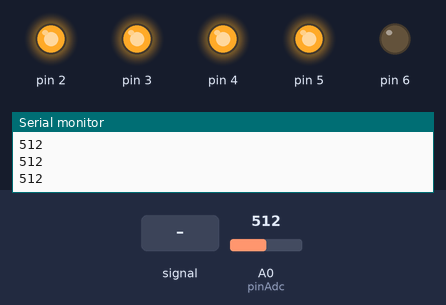
This sketch was run on a simulated Arduino Uno, built with avr-gcc and run on an emulated ATmega328P. Shown: output pins drawn as LEDs (lit = HIGH), the last lines printed to the serial monitor. Dashed ring = blinking. The inputs (shaded band) are chosen by the test bench; at power-on: A0 (pinAdc) = 512. Pins used as bus, display or sensor lines are not drawn.

Above: at 1.2 s.
1.3 s: A0 (pinAdc) fed a 200 Hz sine of ±81 counts around its level
At 3.22 s:
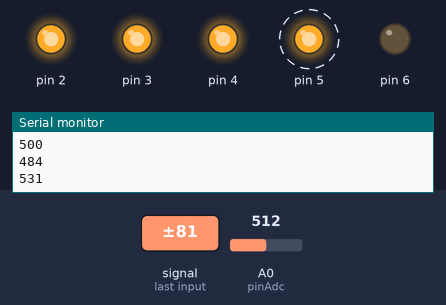
4.3 s: A0 (pinAdc) set to 610
At 4.7 s:
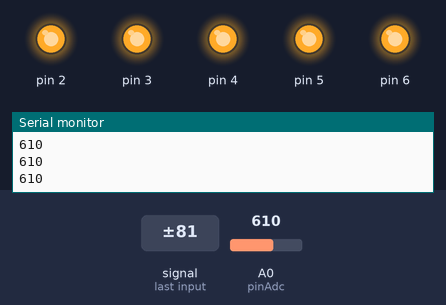
5.8 s: A0 (pinAdc) set to 589
At 7.0 s:
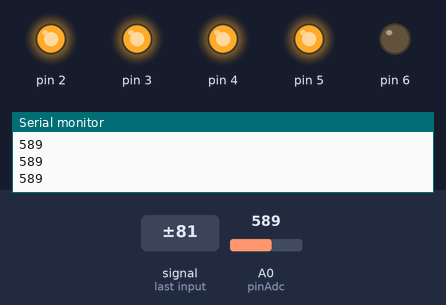
7.3 s: A0 (pinAdc) set to 513
8.8 s: A0 (pinAdc) set to 492
At 9.4 s:
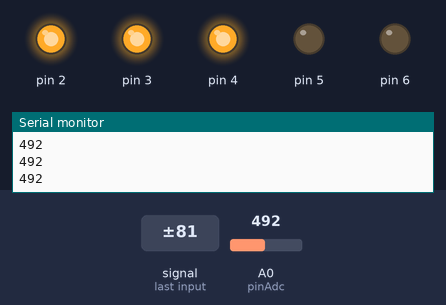
10.3 s: A0 (pinAdc) set to 417
11.8 s: A0 (pinAdc) set to 394
At 12.8 s:
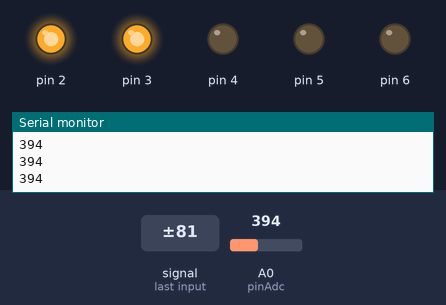
Timing chart, 0 to 14.3 s (numbered marks = the images above; inputs shaded):
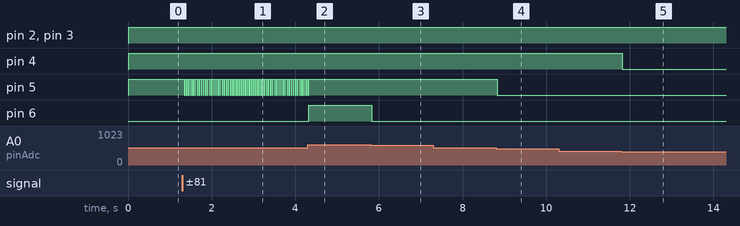

The sketch:

sketch_dec29b.ino
```cpp
// test code for Grove - Sound Sensor
// loovee @ 2016-8-30

const int pinAdc = A0;

void setup()
{
    Serial.begin(115200);
    //Serial.println("Grove - Sound Sensor Test...");
     pinMode(0, OUTPUT);
     pinMode(1, OUTPUT);
     pinMode(2, OUTPUT);
     pinMode(3, OUTPUT);
     pinMode(4, OUTPUT);
     pinMode(5, OUTPUT);
     pinMode(6, OUTPUT);
}

void loop()
{
    long sum = 0;
    for(int i=0; i<32; i++)
    {
        sum += analogRead(pinAdc);
    }
    sum >>= 5;
    Serial.println(sum);
    delay(10);
     if (sum>200)  {digitalWrite(0, HIGH);} else {digitalWrite(0, LOW);}
     if (sum>250)  {digitalWrite(1, HIGH);} else {digitalWrite(1, LOW);}
     if (sum>300) {digitalWrite(2, HIGH);} else {digitalWrite(2, LOW);}
     if (sum>350) {digitalWrite(3, HIGH);} else {digitalWrite(3, LOW);}
     if (sum>400) {digitalWrite(4, HIGH);} else {digitalWrite(4, LOW);}
     if (sum>500) {digitalWrite(5, HIGH);} else {digitalWrite(5, LOW);}
     if (sum>600) {digitalWrite(6, HIGH);} else {digitalWrite(6, LOW);}

}
```

Measured:
- the behaviour switches between 601 and 600 on A0 (pinAdc) (found by bisection; images 2 and 3)
- the behaviour switches between 501 and 500 on A0 (pinAdc) (found by bisection; images 3 and 4)
- the behaviour switches between 401 and 400 on A0 (pinAdc) (found by bisection; images 4 and 5)
- after the input at 1.3 s, pin 5: alternates HIGH for 0.03 s and LOW for 0.01 s, starting after 0.05 s
- after the input at 4.3 s, pin 5: goes on until 4.3 s, then stays HIGH; pin 6: LOW → HIGH at once
- after the input at 5.8 s, pin 6: HIGH → LOW at once
- after the input at 8.8 s, pin 5: HIGH → LOW at once
- after the input at 11.8 s, pin 4: HIGH → LOW at once
